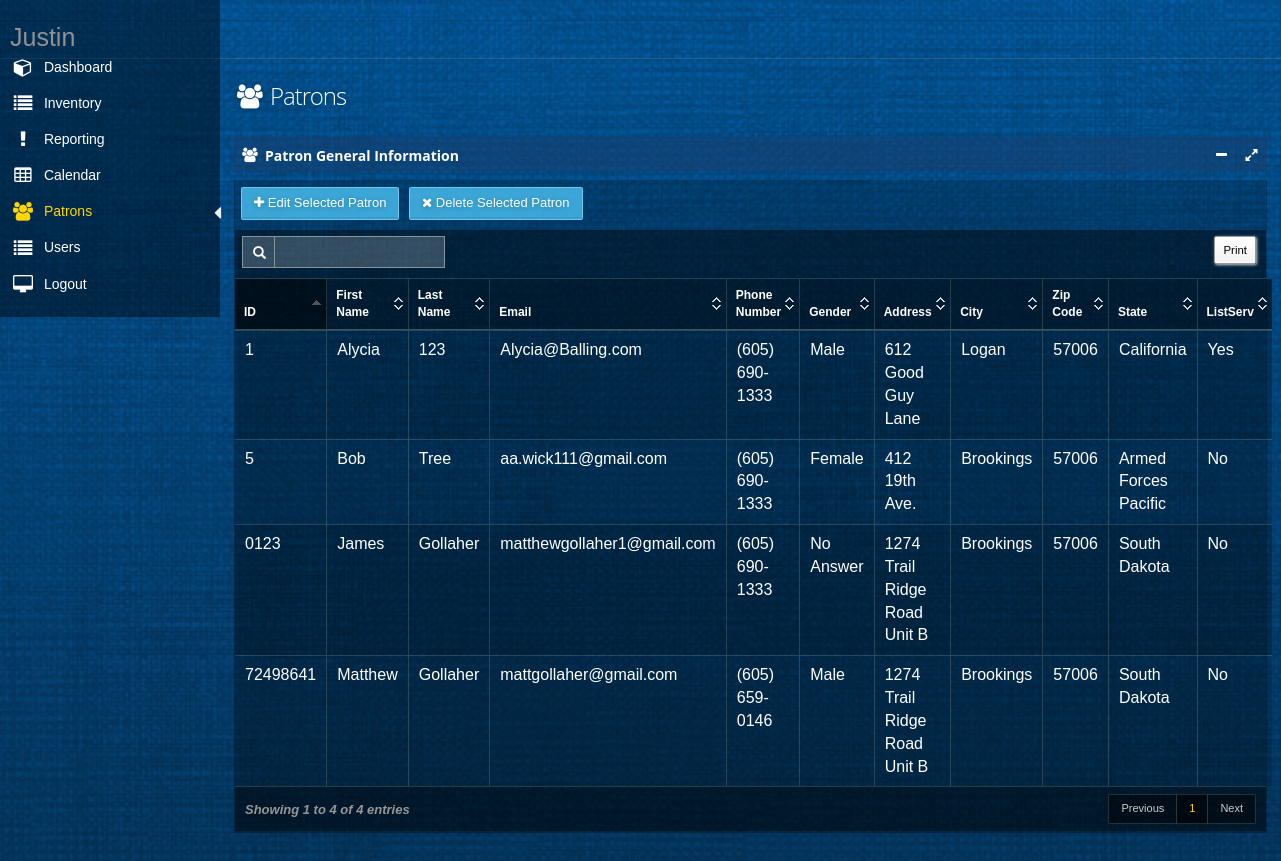
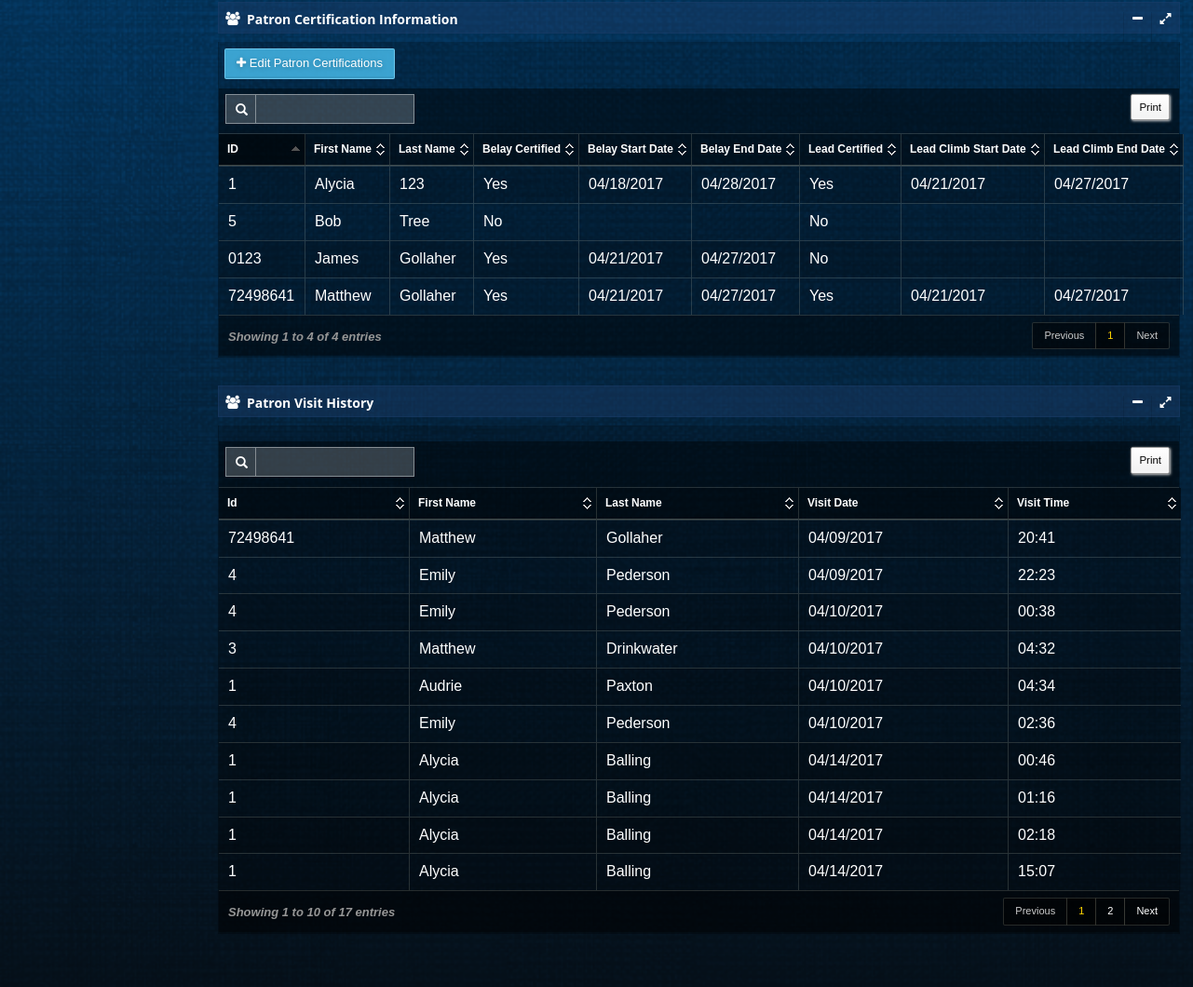
/patronViewMaster (signed in), run on the app's committed database (2 pictures, top to bottom).
### tables this page shows
CREATE TABLE "Patron" (
	`Id`	TEXT NOT NULL UNIQUE,
	`FirstName`	TEXT NOT NULL,
	`LastName`	TEXT NOT NULL,
	`Email`	TEXT NOT NULL UNIQUE,
	`PhoneNumber`	TEXT NOT NULL,
	`Gender`	NUMERIC NOT NULL,
	`Address`	TEXT NOT NULL,
	`City`	TEXT NOT NULL,
	`Zip`	TEXT NOT NULL,
	`WaiverFile`	NUMERIC NOT NULL,
	`State`	REAL NOT NULL,
	`IsBelayCertified`	REAL NOT NULL DEFAULT 'False',
	`BelayStartDate`	TEXT,
	`BelayEndDate`	TEXT,
	`IsLeadClimbCertified`	REAL NOT NULL DEFAULT 'False',
	`LeadClimbStartDate`	TEXT,
	`LeadClimbEndDate`	TEXT,
	`IsSuspended`	REAL NOT NULL DEFAULT 'False',
	`SuspendedStartDate`	TEXT,
	`SuspendedEndDate`	TEXT,
	`ListServ`	REAL NOT NULL DEFAULT 'False',
	PRIMARY KEY(`Id`)
);

CREATE TABLE `VisitHistory` (
	`Id`	INTEGER NOT NULL UNIQUE,
	`PatronId`	TEXT NOT NULL,
	`PatronFirstName`	TEXT NOT NULL,
	`PatronLastName`	TEXT NOT NULL,
	`PatronVisitDate`	TEXT NOT NULL,
	`PatronVisitTime`	TEXT NOT NULL
);

### app.py (the view)
@app.route('/patronViewMaster')
def patronViewMaster():
    return patronViewModule.patronViewMaster()

### databaseFunctions.py (called while the page is built)
def getAllVisitIds():
    with engine.connect() as connection:
        sqlText = text("SELECT Id FROM VisitHistory ORDER by Id")
        result = engine.execute(sqlText)
        ids = []
        for row in result:
            ids.append(row[0])
        if not ids:
            return None
        else:
            return ids

def getAllVisitPatronIds():
    with engine.connect() as connection:
        sqlText = text("SELECT PatronId FROM VisitHistory ORDER by Id")
        result = engine.execute(sqlText)
        patronIds = []
        for row in result:
            patronIds.append(row[0])
        if not patronIds:
            return None
        else:
            return patronIds

def getAllVisitPatronFirstNames():
    with engine.connect() as connection:
        sqlText = text("SELECT PatronFirstName FROM VisitHistory ORDER by Id")
        result = engine.execute(sqlText)
        patronFirstNames = []
        for row in result:
            patronFirstNames.append(row[0])
        if not patronFirstNames:
            return None
        else:
            return patronFirstNames

def getAllVisitPatronLastNames():
    with engine.connect() as connection:
        sqlText = text("SELECT PatronLastName FROM VisitHistory ORDER by Id")
        result = engine.execute(sqlText)
        patronLastNames = []
        for row in result:
            patronLastNames.append(row[0])
        if not patronLastNames:
            return None
        else:
            return patronLastNames

def getAllVisitPatronVisitTimes():
    with engine.connect() as connection:
        sqlText = text("SELECT PatronVisitTime FROM VisitHistory ORDER by Id")
        result = engine.execute(sqlText)
        patronVisitTimes = []
        for row in result:
            patronVisitTimes.append(row[0])
        if not patronVisitTimes:
            return None
        else:
            return patronVisitTimes

def getAllVisitPatronVisitDates():
    with engine.connect() as connection:
        sqlText = text("SELECT PatronVisitDate FROM VisitHistory ORDER by Id")
        result = engine.execute(sqlText)
        patronVisitDates = []
        for row in result:
            patronVisitDates.append(row[0])
        if not patronVisitDates:
            return None
        else:
            return patronVisitDates

### templates/viewPatronManager.html (shortened to what this page needs)
﻿{% extends "layout.html" %}
{% block body %}
<div id="main" role="main">
    <div id="content">
        <div class="row">
            <div class="col-xs-12 col-sm-7 col-md-7 col-lg-4">
                <h1 class="page-title txt-color-blueDark">
                    <i class="fa-fw fa fa-users"></i>
                    Patrons
                </h1>
            </div>
        </div>
        <section id="widget-grid" class="">
            <div class="row">
                <article class="col-xs-12 col-sm-12 col-md-12 col-lg-12">
                    <div class="jarviswidget jarviswidget-color-blueDark" id="wid-id-1" data-widget-editbutton="false" data-widget-colorbutton="false" data-widget-deletebutton="false">
                        <header style="padding-top:10px">
                            <span class="widget-icon"> <i class="fa fa-users"></i> </span>
                            <h2 style="line-height:15px"><strong>Patron General Information</strong></h2>
                        </header>
                        <div>
                            <div class="widget-body no-padding">
                                <div style="padding-bottom:10px; padding-right: 5px; padding-top: 7px;">
                                    <button class="btn btn-primary" id="editPatron" style="margin-left:6px;" data-target="#editModal">
                                        <i class="fa fa-plus"></i> <span class="hidden-mobile">Edit Selected Patron</span>
                                    </button>
                                    <button class="btn btn-primary" style="margin-left:6px;" id="deleteButton">
                                        <i class="fa fa-times"></i> <span class="hidden-mobile">Delete Selected Patron</span>
                                    </button>
                                </div>
                                <table id="datatable" class="display table table-striped table-bordered table-hover">
                                    <thead>
                                        <tr>
                                            <th>ID</th>
                                            <th>First Name</th>
                                            <th>Last Name</th>
                                            <th>Email</th>
                                            <th>Phone Number</th>
                                            <th>Gender</th>
                                            <th>Address</th>
                                            <th>City</th>
                                            <th>Zip Code</th>
                                            <th>State</th>
                                            <th>ListServ</th>
                                        </tr>
                                    </thead>
                                    <tbody>
                                        {% for row in patronTable %}
                                        <tr id="tr">
                                            <td>{{ row['id'] }}</td>
                                            <td>{{ row['firstName'] }}</td>
                                            <td>{{ row['lastName'] }}</td>
                                            <td>{{ row['email'] }}</td>
                                            <td>{{ row['phoneNumber'] }}</td>
                                            <td>{{ row['gender'] }}</td>
                                            <td>{{ row['address'] }}</td>
                                            <td>{{ row['city'] }}</td>
                                            <td>{{ row['zipCode'] }}</td>
                                            <td>{{ row['state'] }}</td>
                                            {% if row['listServ'] == 'False' %}
                                            <td>No</td>
                                            {% else %}
                                            <td>Yes</td>
                                            {% endif %}
                                        </tr>
                                        {% endfor %}
                                    </tbody>
                                </table>
                            </div>
                        </div>
                    </div>
                    <div class="jarviswidget jarviswidget-color-blueDark" id="wid-id-2" data-widget-editbutton="false" data-widget-colorbutton="false" data-widget-deletebutton="false">
                        <header style="padding-top:10px">
                            <span class="widget-icon"> <i class="fa fa-users"></i> </span>
                            <h2 style="line-height:15px"><strong>Patron Certification Information</strong></h2>
                        </header>
                        <div>
                            <div class="widget-body no-padding">
                                <div style="padding-bottom:10px; padding-right: 5px; padding-top: 7px;">
                                    <button class="btn btn-primary" id="certificationPatron" style="margin-left:6px;" data-target="#editModal">
                                        <i class="fa fa-plus"></i> <span class="hidden-mobile">Edit Patron Certifications</span>
                                    </button>
                                </div>
                                <table id="patronDatatable" class="display table table-striped table-bordered table-hover">
                                    <thead>
                                        <tr>
                                            <th>ID</th>
                                            <th>First Name</th>
                                            <th>Last Name</th>
                                            <th>Belay Certified</th>
                                            <th>Belay Start Date</th>
                                            <th>Belay End Date</th>
                                            <th>Lead Certified</th>
                                            <th>Lead Climb Start Date</th>
                                            <th>Lead Climb End Date</th>
                                        </tr>
                                    </thead>
                                    <tbody>
                                        {% for row in patronTable %}
                                        <tr id="tr">
                                            <td>{{ row['id'] }}</td>
                                            <td>{{ row['firstName'] }}</td>
                                            <td>{{ row['lastName'] }}</td>
                                            {% if row['isBelayCertified'] == 'False' %}
                                            <td>No</td>
                                            {% else %}
                                            <td>Yes</td>
                                            {% endif %}
                                            <td>{{ row['belayStartDate'] }}</td>
                                            <td>{{ row['belayEndDate'] }}</td>
                                            {% if row['isLeadClimbCertified'] == 'False' %}
                                            <td>No</td>
                                            {% else %}
                                            <td>Yes</td>
                                            {% endif %}
                                            <td> {{ row['leadClimbStartDate'] }} </td>
                                            <td>{{ row['leadClimbEndDate'] }} </td>
                                        </tr>
                                        {% endfor %}
                                    </tbody>
                                </table>
                            </div>
                        </div>
                    </div>
                    <div class="jarviswidget jarviswidget-color-blueDark" id="wid-id-3" data-widget-editbutton="false" data-widget-colorbutton="false" data-widget-deletebutton="false">
                        <header style="padding-top:10px">
                            <span class="widget-icon"> <i class="fa fa-users"></i> </span>
                            <h2 style="line-height:15px"><strong>Patron Visit History</strong></h2>
                        </header>
                        <div>
                            <div class="widget-body no-padding">
                                <div style="padding-bottom:10px; padding-right: 5px; padding-top: 7px;">
                                </div>
                                <table id="visitTable" class="display table table-striped table-bordered table-hover">
                                    <thead>
                                        <tr>
                                            <th>Id</th>
                                            <th>First Name</th>
                                            <th>Last Name</th>
                                            <th>Visit Date</th>
                                            <th>Visit Time</th>
                                        </tr>
                                    </thead>
                                    <tbody>
                                        {% for row in visitTable %}
                                        <tr id="tr">
                                            <td>{{ row['patronId'] }}</td>
                                            <td>{{ row['patronFirstName'] }}</td>
                                            <td>{{ row['patronLastName'] }}</td>
                                            <td>{{ row['patronVistDate'] }}</td>
                                            <td>{{ row['patronVisitTime'] }}</td>
                                        </tr>
                                        {% endfor %}
                                    </tbody>
                                </table>
                            </div>
                        </div>
                    </div>
                </article>
            </div>
        </section>
    </div>
</div>
    {% endblock %}

### static/css/styles.css (style rules this page uses)
body { width:100%; height:100% }

### static/css/signature-pad.css (style rules this page uses)
body { font-family: Helvetica, Sans-Serif; -moz-user-select: none; -webkit-user-select: none; -ms-user-select: none; }

### data on the page
Patron: firstName "Alycia", lastName "123", email "Alycia@Balling.com", phoneNumber "(605) 690-1333", gender "Male", address "612 Good Guy Lane", city "Logan", zipCode "57006", state "California", firstName "Alycia", lastName "123", belayStartDate "04/18/2017", belayEndDate "04/28/2017", leadClimbStartDate "04/21/2017", leadClimbEndDate "04/27/2017"
Patron: id "0123", firstName "James", lastName "Gollaher", email "matthewgollaher1@gmail.com", phoneNumber "(605) 690-1333", gender "No Answer", address "1274 Trail Ridge Road Unit B", city "Brookings", zipCode "57006", state "South Dakota", id "0123", firstName "James", lastName "Gollaher", belayStartDate "04/21/2017", belayEndDate "04/27/2017"
Patron: id "72498641", firstName "Matthew", lastName "Gollaher", email "mattgollaher@gmail.com", phoneNumber "(605) 659-0146", gender "Male", address "1274 Trail Ridge Road Unit B", city "Brookings", zipCode "57006", state "South Dakota", id "72498641", firstName "Matthew", lastName "Gollaher", belayStartDate "04/21/2017", belayEndDate "04/27/2017", leadClimbStartDate "04/21/2017", leadClimbEndDate "04/27/2017"
Patron: firstName "Bob", lastName "Tree", email "aa.wick111@gmail.com", phoneNumber "(605) 690-1333", gender "Female", address "412 19th Ave.", city "Brookings", zipCode "57006", state "Armed Forces Pacific", firstName "Bob", lastName "Tree"
VisitHistory: patronId "72498641", patronFirstName "Matthew", patronLastName "Gollaher", patronVistDate "04/09/2017", patronVisitTime "20:41"
VisitHistory: patronFirstName "Emily", patronLastName "Pederson", patronVistDate "04/09/2017", patronVisitTime "22:23"
VisitHistory: patronFirstName "Emily", patronLastName "Pederson", patronVistDate "04/10/2017", patronVisitTime "00:38"
VisitHistory: patronFirstName "Matthew", patronLastName "Drinkwater", patronVistDate "04/10/2017", patronVisitTime "04:32"
VisitHistory: patronFirstName "Audrie", patronLastName "Paxton", patronVistDate "04/10/2017", patronVisitTime "04:34"
VisitHistory: patronFirstName "Emily", patronLastName "Pederson", patronVistDate "04/10/2017", patronVisitTime "02:36"
VisitHistory: patronFirstName "Alycia", patronLastName "Balling", patronVistDate "04/14/2017", patronVisitTime "00:46"
VisitHistory: patronFirstName "Alycia", patronLastName "Balling", patronVistDate "04/14/2017", patronVisitTime "01:16"
VisitHistory: patronFirstName "Alycia", patronLastName "Balling", patronVistDate "04/14/2017", patronVisitTime "02:18"
VisitHistory: patronFirstName "Alycia", patronLastName "Balling", patronVistDate "04/14/2017", patronVisitTime "15:07"

### other printed values
{{ session['currentUserFirstName'] }} "Justin"
{{ row['id'] }} "1" "5"
{{ row['patronId'] }} "4" "4" "3" "1" "4" "1" "1" "1" "1"
